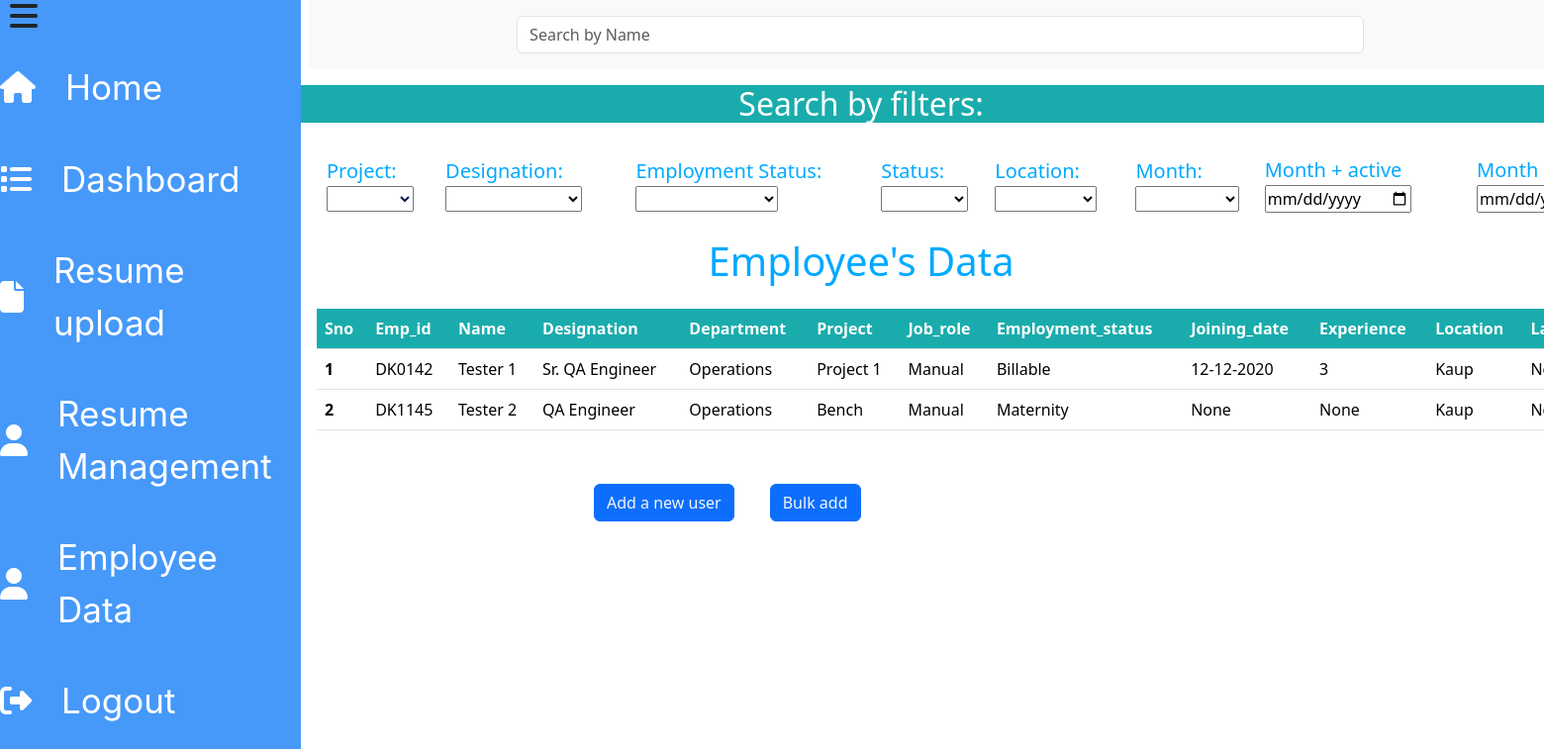
Page /home on the earlier database version.
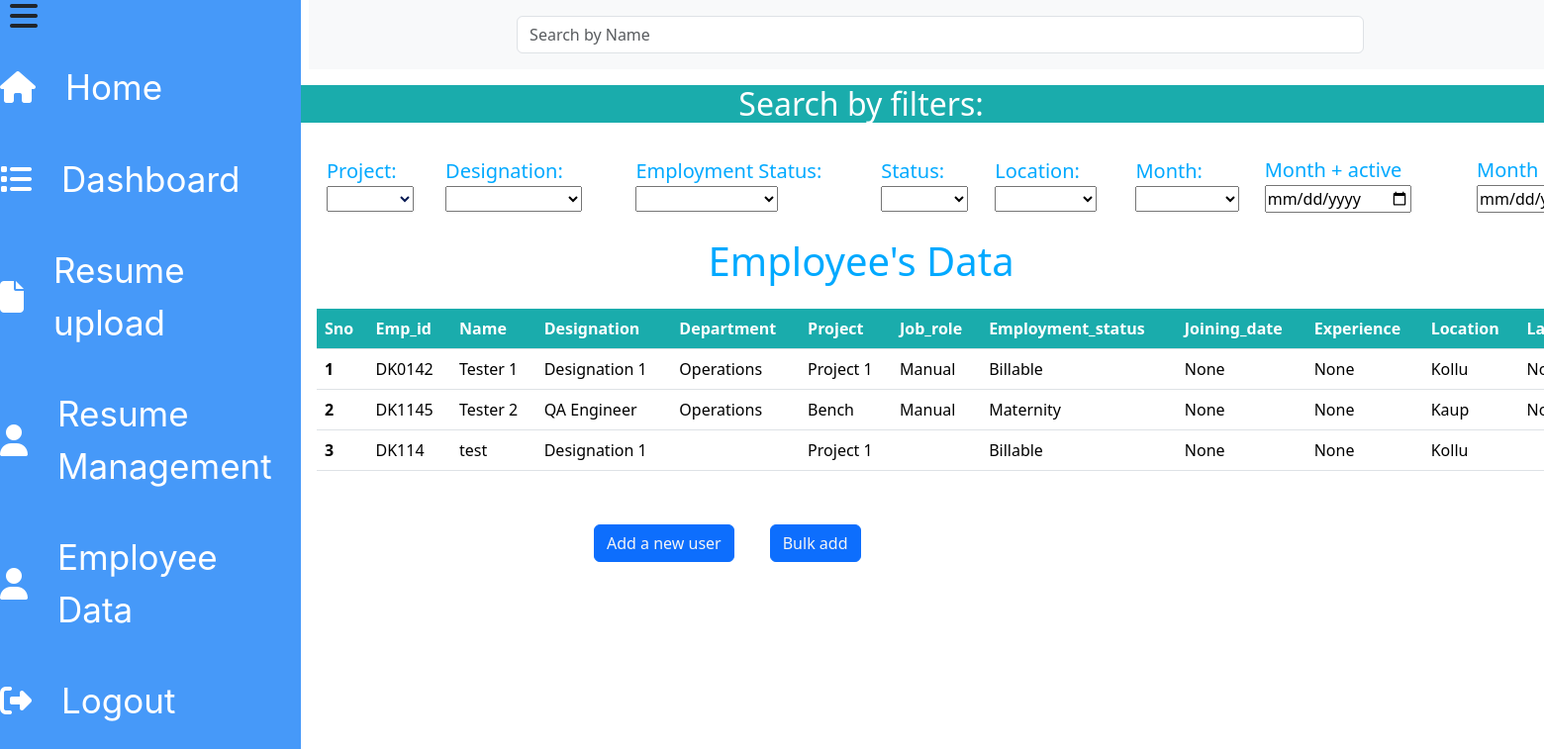
Same page on the later database version.
### app.py (models this page shows)
class Employee(db.Model):
    Sno = db.Column(db.Integer, primary_key=True, autoincrement=True)
    Emp_id = db.Column(db.String(500))
    Name = db.Column(db.String(500))
    Designation = db.Column(db.String(500))
    Department = db.Column(db.String(500))
    Project = db.Column(db.String(500))
    Job_role = db.Column(db.String(500))
    Employment_status = db.Column(db.String(500))
    Joining_date = db.Column(db.String(500))
    Experience = db.Column(db.String(500))
    Location = db.Column(db.String(500))
    Last_promoted = db.Column(db.String(500))
    Comments = db.Column(db.String(500))
    employee_status=db.Column(db.String(500))

### app.py (the view)
@app.route("/home")
def Home():
    data=Employee.query.all()
    return render_template("index.html",data=data)

### templates/index.html (shortened to what this page needs)
<!doctype html>
<html lang="en">
  <head>
    <link href="https://cdn.jsdelivr.net/npm/bootstrap@5.3.2/dist/css/bootstrap.min.css" rel="stylesheet">
    <link rel="stylesheet" href="{{ url_for('static', filename='view.css') }}">
  </head>
  <body>
    <div class="first_div">
      <div class="main_div" style="position:fixed; width:19rem; height:100vh; overflow-y: auto; z-index: 1000;">
        <i class="fa-solid fa-bars fa-2x main_icon"></i>
            <a href="/home"><div class="sidemenu_items">
                <i class="fa-solid fa-house fa-2x icon"></i>
                <div style="width: 100%; height: 100%; color: white; font-size: 35px; font-family: Inter; font-weight: 400; word-wrap: break-word">Home</div>
              </div></a>
            <a href="/dashboard">
                <div class="sidemenu_items">
                    <i class="fa-solid fa-list fa-2x icon"></i>
                    <div style="width: 100%; height: 100%; color:white; font-size:35px; font-family: Inter; font-weight: 400; word-wrap: break-word">Dashboard</div>
                  </div>
            </a>
            <a href="/resume">
                <div class="sidemenu_items">
                    <i class="fa-solid fa-file fa-2x icon"></i>
                    <div style="width: 100%; height: 100%; color: white; font-size: 35px; font-family: Inter; font-weight: 400; word-wrap: break-word">Resume upload</div>
                  </div>
            </a>
            <a href="/employee_management">
                <div class="sidemenu_items">
                    <i class="fa-solid fa-user fa-2x icon"></i>
                    <div style="width: 100%; height: 100%; color: white; font-size: 35px; font-family: Inter; font-weight: 400; word-wrap: break-word">Resume Management</div>
                  </div>
            </a>
            <a href="/employee_data">
              <div class="sidemenu_items">
                  <i class="fa-solid fa-user fa-2x icon"></i>
                  <div style="width: 100%; height: 100%; color: white; font-size: 35px; font-family: Inter; font-weight: 400; word-wrap: break-word">Employee Data</div>
                </div>
              </a>
            <a href="/">
                <div class="sidemenu_items">
                    <i class="fa-solid fa-right-from-bracket fa-2x icon"></i>
                    <div style="width: 100%; height: 100%; color: white; font-size: 35px; font-family: Inter; font-weight: 400; word-wrap: break-word">Logout</div>
                  </div>
            </a>
      </div>
      <div>
        <div class="container-fluid" style="margin-left:300px;">
          <nav class="navbar navbar-expand-lg bg-body-tertiary">
            <div class="container">
              <div class="collapse navbar-collapse" id="navbarSupportedContent">
                <form class="d-flex col-8 my-2" role="search">
                  <input class="form-control me-2" type="search" id="search_bar" placeholder="Search by Name" aria-label="Search">
                </form>
              </div>
            </div>
          </nav>
        </div>
        <h2 class="filters_title my-3" >Search by filters:</h2>
        <div class=" filter" style="margin-left:320px;">
          <div class="my-2">
            <label for="project" class="label">Project:</label>
            <select name="project" id="project" class="select_project">
              <option></option>
              <option value="Project 1" class="dropdown_item">Project 1</option>
            </select>
          </div>
          <div>
            <label for="designation" class="label">Designation:</label>
            <select name="designation" id="designation">
              <option></option>
              <option value="Sr. QA Engineer">Sr. QA Engineer</option>
            </select>
          </div>
          <div>
            <label for="employment_status" class="label">Employment Status:</label>
            <select name="employment_status" id="employment_status">
              <option></option>
              <option value="Billable">Billable</option>
            </select>
          </div>
          <div>
            <label for="status" class="label">Status:</label>
            <select name="status" id="status">
              <option></option>
              <option value="active">active</option>
            </select>
          </div>
          <div>
            <label for="location" class="label">Location:</label>
            <select name="location" id="location">
              <option></option>
              <option value="Kollu">Kollu</option>
            </select>
          </div>
          <div>
            <label for="month_active_filter" class="select_month label" style="color: #00A9FF;">Month:</label>
            <select name="month_active" id="month_active_filter" class="select_month_value" onchange="filterByMonth('active')">
              <option></option>
              <option value="january" class="month_value">January</option>
              </select>
          </div>
          <div>
            <label for="month_active" class="label" >Month + active</label>
            <input type="date" id="month_active_datepicker" oninput="filter('active')">
          </div>
          <div>
            <label for="month_resigned"   class="label">Month + Resigned</label>
            <input type="date" id="month_resigned_datepicker" oninput="filters('resigned')">
          </div>
        </div>
        <h1 class="title my-2"><center>Employee's Data</center></h1>
        <div class="table my-4" style="margin-left: 320px;">
          <table class="table highlighted_row">
            <thead>
              <tr>
                <th scope="col" class="table_header">Sno</th>
                <th scope="col" class="table_header" >Emp_id</th>
                <th scope="col" class="table_header">Name</th>
                <th scope="col" class="table_header">Designation</th>
                <th scope="col" class="table_header">Department</th>
                <th scope="col" class="table_header">Project</th>
                <th scope="col" class="table_header">Job_role</th>
                <th scope="col" class="table_header">Employment_status</th>
                <th scope="col" class="table_header">Joining_date</th>
                <th scope="col" class="table_header">Experience</th>
                <th scope="col" class="table_header">Location</th>
                <th scope="col" class="table_header">Last_promoted</th>
              </tr>
            </thead>
            <tbody>
              {% for employee in data %}
              <tr {% if employee.employee_status == 'resigned' %}style="background-color: red;"{% endif %}>
                <th scope="row" >{{loop.index}}</th>
                <td class="emp_id" class="table-primary">{{employee.Emp_id}}</td>
                <td id="Name">{{employee.Name}}</td>
                <td id="Designation">{{employee.Designation}}</td>
                <td>{{employee.Department}}</td>
                <td id="Project">{{employee.Project}}</td>
                <td>{{employee.Job_role}}</td>
                <td id="employment_status">{{employee.Employment_status}}</td>
                <td id="joining_date">{{employee.Joining_date}}</td>
                <td>{{employee.Experience}}</td>
                <td id="employee_location">{{employee.Location }}</td>
                <td>{{employee.Last_promoted }}</td>
              </tr>
              {% endfor %}
            </tbody>
          </table>
        </div>
          <div style="display: flex; align-items: center; margin-left:200px;">
            <div>
              <a type="button" href="/add" class="btn btn-primary " style="margin-left:400px; margin-top:30px;margin-right:20px;">Add a new user</a>
            </div>
            <div>
              <a type="button" href="/bulk" class="btn btn-primary mx-3" style="margin-top:30px">Bulk add</a>
            </div>
          </div>
        </div>
      </div>
  </body>
</html>

### static/view.css (style rules this page uses)
a { text-decoration: none; color:red; }
.filter { display: flex; justify-content: space-around; align-items: center; padding: 10px; }
.filters_title { background-color:#1AACAC; color:white; text-align: center; margin: 0; }
.select_project { color:#071952; }
.title { color:#00A9FF; }
.table.table { background-color:#1AACAC; border-spacing:40px; }
.table .table_header { background-color:#1AACAC; color:white; }
.label { color:#00A9FF; font-size:20px; }
.btn { color:whitesmoke; }
tbody tr.resigned-row { background-color: red; }
.select_month { color: red; font-size:20px; }
* { margin: 0 ; }
.main_div { margin: 0%; width:24%; height: 100%; margin-right: 10px; background-color:#4699F9; }
.sidemenu_items { display: flex; align-items: center; justify-content:center; margin-bottom:40px; }
.icon { margin-right:30px; color: white; }
.main_icon { margin-left:10px; margin-bottom:30px; }
.first_div { display: flex; }

Differences in the rows shown:
changed Employee "DK0142": employee_status "active" → "resigned" (drawn); Designation "Sr. QA Engineer" → "Designation 1"; Joining_date "12-12-2020" → "None"; Experience "3" → "None"; Location "Kaup" → "Kollu"
added Employee: Emp_id "DK114", Name "test", Designation "Designation 1", Project "Project 1", Employment_status "Billable", Joining_date "None", Experience "None", Location "Kollu"
